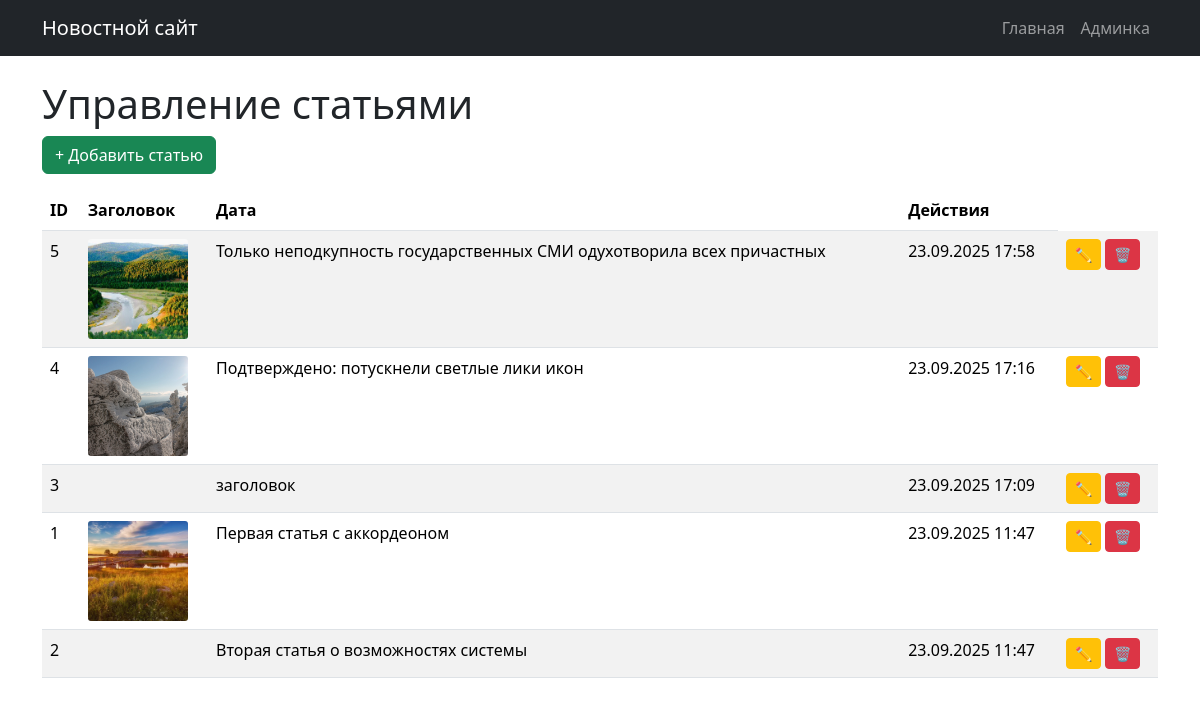
The app's page /admin/index.php with its own data.
### tables this page shows
CREATE TABLE articles (
    id INTEGER PRIMARY KEY AUTOINCREMENT,
    title TEXT NOT NULL,
    content TEXT NOT NULL,
    short_description TEXT,
    created_at DATETIME DEFAULT CURRENT_TIMESTAMP,
    updated_at DATETIME DEFAULT CURRENT_TIMESTAMP
, preview_image TEXT);

### includes/functions.php (called while the page is built, shortened)
<?php
function getAllArticles() {
    $db = new Database();
    $pdo = $db->getConnection();
    $stmt = $pdo->query("SELECT * FROM articles ORDER BY created_at DESC");
    return $stmt->fetchAll(PDO::FETCH_ASSOC);
}
?>

### admin/index.php (the view, shortened to what this page needs)
<?php
require_once '../includes/functions.php';
$articles = getAllArticles();
?>
<?php
include '../includes/header.php';
?>
<h1>Управление статьями</h1>
<a href="add.php" class="btn btn-success mb-3">+ Добавить статью</a>
<div class="table-responsive">
    <table class="table table-striped">
        <thead>
            <tr>
                <th>ID</th>
                <th>Заголовок</th>
                <th>Дата</th>
                <th>Действия</th>
            </tr>
        </thead>
        <tbody>
            <?php foreach ($articles as $article): ?>
            <tr>
                <td><?php echo $article['id']; ?></td>
                <td>
                    <?php if (!empty($article['preview_image'])): ?>
                    <img src="<?php echo htmlspecialchars($article['preview_image']); ?>"
                         style="height: 100px; width: 100px; object-fit: cover; border-radius: 3px; margin: 0 auto;"
                         alt="Превью"
                         onerror="this.style.display='none'">
                    <?php endif; ?>
                </td>
                <td><?php echo htmlspecialchars($article['title']); ?></td>
                <td><?php echo date('d.m.Y H:i', strtotime($article['created_at'])); ?></td>
                <td>
                    <a href="edit.php?id=<?php echo $article['id']; ?>" class="btn btn-sm btn-warning">✏️</a>
                    <form method="POST" style="display:inline;" onsubmit="return confirm('Удалить статью?')">
                        <button type="submit" class="btn btn-sm btn-danger">🗑️</button>
                    </form>
                </td>
            </tr>
            <?php endforeach; ?>
        </tbody>
    </table>
</div>
<?php include '../includes/footer.php'; ?>

### records on screen
articles: id "5", preview_image (picture), title "Только неподкупность государственных СМИ одухотворила всех причастных", created_at "23.09.2025 17:58"
articles: id "4", preview_image (picture), title "Подтверждено: потускнели светлые лики икон", created_at "23.09.2025 17:16"
articles: id "3", title "заголовок", created_at "23.09.2025 17:09"
articles: id "1", preview_image (picture), title "Первая статья с аккордеоном", created_at "23.09.2025 11:47"
articles: id "2", title "Вторая статья о возможностях системы", created_at "23.09.2025 11:47"
